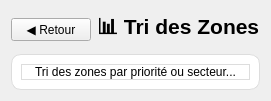
      <widget class="QWidget" name="pageTrierZones">
       <layout class="QVBoxLayout" name="layoutTrierZones">
        <item>
         <layout class="QHBoxLayout" name="headerTrierZone">
          <item>
           <widget class="QPushButton" name="btnRetourTrierZone">
            <property name="text">
             <string>◀ Retour</string>
            </property>
           </widget>
          </item>
          <item>
           <widget class="QLabel" name="labelTitleTrierZone">
            <property name="font">
             <font>
              <pointsize>16</pointsize>
              <bold>true</bold>
             </font>
            </property>
            <property name="text">
             <string>📊 Tri des Zones</string>
            </property>
           </widget>
          </item>
          <item>
           <spacer name="spacerTrierZone">
            <property name="orientation">
             <enum>Qt::Orientation::Horizontal</enum>
            </property>
            <property name="sizeHint" stdset="0">
             <size>
              <width>0</width>
              <height>0</height>
             </size>
            </property>
           </spacer>
          </item>
         </layout>
        </item>
        <item>
         <widget class="QFrame" name="frameTrierZonePlaceholder">
          <property name="styleSheet">
           <string notr="true">background-color: white; border-radius: 10px; border: 1px solid #ddd;</string>
          </property>
          <layout class="QVBoxLayout" name="layoutTrierZoneContent">
           <item>
            <widget class="QLabel" name="labelTrierZoneMsg">
             <property name="text">
              <string>Tri des zones par priorité ou secteur...</string>
             </property>
             <property name="alignment">
              <set>Qt::AlignmentFlag::AlignCenter</set>
             </property>
            </widget>
           </item>
          </layout>
         </widget>
        </item>
       </layout>
      </widget>
